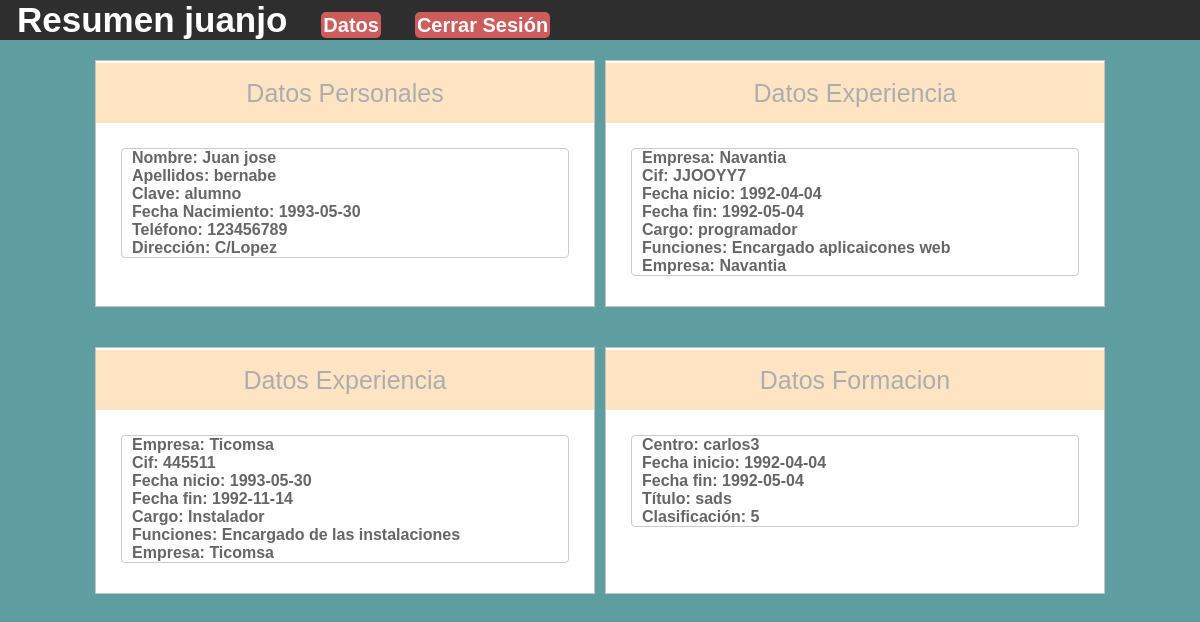
Page /html/Curriculum/controladores/UsuarioLogueado.php?resumen (signed in) on the earlier database version.
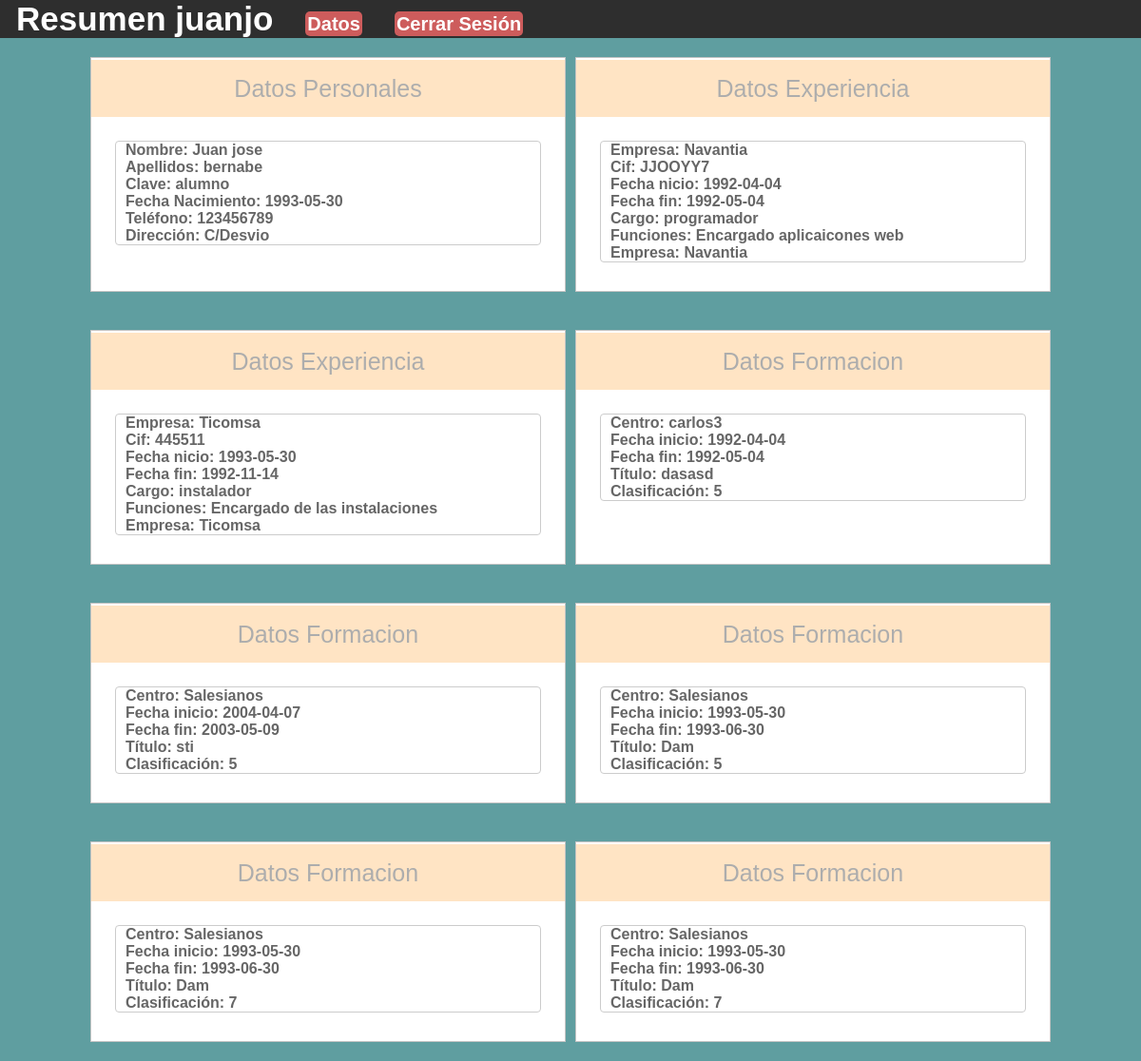
Same page on the later database version.
### tables this page shows
CREATE TABLE IF NOT EXISTS `usuario` (
  `nick` varchar(12) NOT NULL,
  `nombre` varchar(12) NOT NULL,
  `clave` varchar(12) NOT NULL,
  `apellidos` varchar(17) NOT NULL,
  `fechaNacimiento` date NOT NULL,
  `telefono` int(9) NOT NULL,
  `direccion` varchar(32) NOT NULL,
  PRIMARY KEY (`nick`)
);

CREATE TABLE IF NOT EXISTS `experiencia` (
  `id` int(11) NOT NULL AUTO_INCREMENT,
  `empresa` varchar(17) NOT NULL,
  `cif` varchar(12) NOT NULL,
  `fechaInicio` date NOT NULL,
  `fechaFin` date NOT NULL,
  `cargo` varchar(17) NOT NULL,
  `funciones` varchar(50) NOT NULL,
  `identUsuario` varchar(12) NOT NULL,
  PRIMARY KEY (`id`),
  KEY `identUsuario` (`identUsuario`)
);

CREATE TABLE IF NOT EXISTS `formacion` (
  `id` int(11) NOT NULL AUTO_INCREMENT,
  `centro` varchar(17) NOT NULL,
  `fechaInicio` date NOT NULL,
  `fechaFin` date NOT NULL,
  `titulo` varchar(32) NOT NULL,
  `clasificacion` int(11) NOT NULL,
  `identUsuario` varchar(12) NOT NULL,
  PRIMARY KEY (`id`),
  KEY `ident_usuario` (`identUsuario`)
);

### privada/Curriculum/UsuarioModel.php (called while the page is built, shortened)
<?php
class UsuarioModel{
	public static function obtenerUsuario($nick){
		$conexion = Conexion::crearConexion();
		$sql = "Select * from usuario where nick=?";
		$query = $conexion->prepare($sql);
		$query->bind_param("s",$nick);
		$query->execute();
		$resultado=$query->get_result();
		$resultadoFinal=$resultado->fetch_assoc();
		return $resultadoFinal;
	}
}

### privada/Curriculum/ExperienciaModel.php (called while the page is built, shortened)
<?php
class ExperienciaModel{
	public static function obtenerExperiencia($nick){
		$conexion = Conexion::crearConexion();
		$sql = "Select * from experiencia where identUsuario=?";
		$query = $conexion->prepare($sql);
		$query->bind_param("s",$nick);
		$query->execute();
		$resultado=$query->get_result();
		$resultadoFinal=$resultado->fetch_all(MYSQLI_ASSOC);
		return $resultadoFinal;
	}
}

### privada/Curriculum/FormacionModel.php (called while the page is built, shortened)
<?php
class FormacionModel{
	public static function obtenerFormacion($nick){
		$conexion = Conexion::crearConexion();
		$sql = "Select * from formacion where identUsuario=?";
		$query = $conexion->prepare($sql);
		$query->bind_param("s",$nick);
		$query->execute();
		$resultado = $query->get_result();
		$resultadoFinal = $resultado->fetch_all(MYSQLI_ASSOC);
		return $resultadoFinal;
	}
}

### privada/Curriculum/Vistas/resumen.php (the view, shortened to what this page needs)
<!DOCTYPE html>
<html lang="en">
<head>
	<link type="text/css" rel="stylesheet" href="../css/resumen.css"/>
</head>
<body>
	<header>
			<h1>Resumen <?=$_SESSION["usuario"]["nick"]?></h1>
			<h1><a href="UsuarioLogueado.php?" class="enlaces">Datos</a></h1>
			<h1><a href="CerrarSesion.php" class="enlaces">Cerrar Sesión</a></h1>
	</header>
	<section>
	<article>
		<h2>Datos Personales</h2>
		<div class="caja">
		<h3>Nombre: <?=$usuario["nombre"]?></h3>
		<h3>Apellidos: <?=$usuario["apellidos"]?></h3>
		<h3>Clave: <?=$usuario["clave"]?></h3>
		<h3>Fecha Nacimiento: <?=$usuario["fechaNacimiento"]?></h3>
		<h3>Teléfono: <?=$usuario["telefono"]?></h3>
		<h3>Dirección: <?=$usuario["direccion"]?></h3>
		</div>
		</article>
		<?php foreach ($listaExperiencias as $experiencia){?>
		<article>
			<h2>Datos Experiencia</h2>
			<div class="caja">
				<h3>Empresa: <?=$experiencia["empresa"]?></h3>
				<h3>Cif: <?=$experiencia["cif"]?></h3>
				<h3>Fecha nicio: <?=$experiencia["fechaInicio"]?></h3>
				<h3>Fecha fin: <?=$experiencia["fechaFin"]?></h3>
				<h3>Cargo: <?=$experiencia["cargo"]?></h3>
				<h3>Funciones: <?=$experiencia["funciones"]?></h3>
				<h3>Empresa: <?=$experiencia["empresa"]?></h3>
			</div>
		</article>
		<?php }?>
		<?php foreach ($listaFormacion as $formacion){?>
		<article>
			<h2>Datos Formacion</h2>
			<div class="caja">
				<h3>Centro: <?=$formacion["centro"]?></h3>
				<h3>Fecha inicio: <?=$formacion["fechaInicio"]?></h3>
				<h3>Fecha fin: <?=$formacion["fechaFin"]?></h3>
				<h3>Título: <?=$formacion["titulo"]?></h3>
				<h3>Clasificación: <?=$formacion["clasificacion"]?></h3>
			</div>
		</article>
		<?php }?>
	</section>
</body>
</html>

### html/Curriculum/controladores/UsuarioLogueado.php (shortened to what this page needs)
<?php
require_once PRIVADA . "ExperienciaModel.php";
require_once PRIVADA . "FormacionModel.php";
require_once PRIVADA . "UsuarioModel.php";
$nick= $_SESSION["usuario"]["nick"];
if(isset($_REQUEST["resumen"])){
	$listaExperiencias = ExperienciaModel::obtenerExperiencia($nick);
	$listaFormacion = FormacionModel::obtenerFormacion($nick);
	$usuario= UsuarioModel::obtenerUsuario($nick);
	include PRIVADA . "Vistas/resumen.php";
}else{
	$listaExperiencias = ExperienciaModel::obtenerExperiencia($nick);
	$listaFormacion = FormacionModel::obtenerFormacion($nick);
	$usuario= UsuarioModel::obtenerUsuario($nick);
	include PRIVADA . "Vistas/mostrarDatos.php";
}

### html/Curriculum/css/resumen.css (style rules this page uses)
* { margin: 0; padding 0; box-sizing: border-box; font-family: Arial; }
body { background-color: cadetblue; }
header { background-color: #2E2E2E; color:white; font-size: 40px; display: flex; flex-flow: nowrap; justify-content: flex-start; }
h1 { font-size: 35px; margin: 0 17px 0 17px; }
section { display: flex; flex-flow: wrap; justify-content: center; }
article { margin: 20px 5px; width: 500px; padding: 30px 25px; background: white; border: 1px solid #c4c4c4; }
.caja { width: auto; height: auto; padding-left:10px; font-size: 15px; background: #fff; border: 1px solid #ccc; border-radius: 4px; }
h2 { margin: -28px -25px 25px; padding: 15px 25px; line-height: 30px; font-size: 25px; font-weight: 300; color: #ADADAD; text-align:center; background-color: bisque; }
h3 { color:#666; font-size:16px; }
.enlaces { padding: 2px; font-size: 20px; color: #fff; background-color: indianred; border: 0; text-align: center; border-radius: 5px; cursor: pointer; margin-top: 10px; }
a { color:#666; text-decoration:none; font-size:16px; }

Differences in the rows shown:
changed usuario "Juan jose": direccion "C/Lopez" → "C/Desvio"
changed experiencia "Ticomsa": cargo "Instalador" → "instalador"
changed formacion "carlos3": titulo "sads" → "dasasd"
added formacion: centro "Salesianos", fechaInicio "2004-04-07", fechaFin "2003-05-09", titulo "sti", clasificacion "5"
added formacion: centro "Salesianos", fechaInicio "1993-05-30", fechaFin "1993-06-30", titulo "Dam", clasificacion "5"
added formacion: centro "Salesianos", fechaInicio "1993-05-30", fechaFin "1993-06-30", titulo "Dam", clasificacion "7"
added formacion: centro "Salesianos", fechaInicio "1993-05-30", fechaFin "1993-06-30", titulo "Dam", clasificacion "7"
